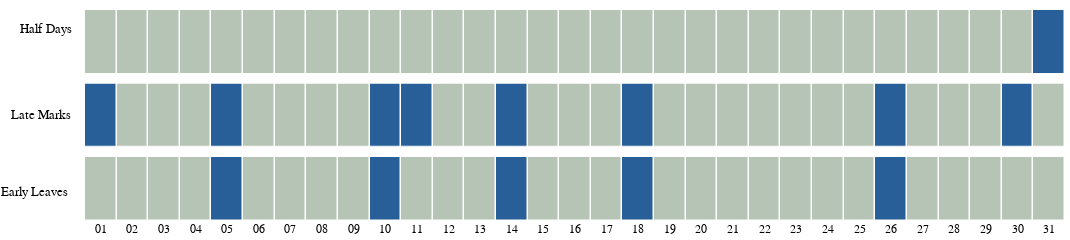

This figure's notebook cell:
### Code cell
import plotly.graph_objects as go
from plotly.subplots import make_subplots

def create_combined_barchart(employee_name, employee_dict):
    if employee_name not in employee_dict:
        print(f"Employee '{employee_name}' not found in the employee_dict.")
        return
    
    employee_data = employee_dict[employee_name]
    days = employee_data['Days']
    Half_Day_Mapping = employee_data['HalfDayMapping']
    earlyLeaveMap = employee_data['earlyLeaveMap']
    lateMark = employee_data['lateMark']
    
    # Format the days to show only the day of the month
    formatted_days = [day.split()[0].zfill(2) for day in days]
    
    # Create subplots with no vertical spacing
    fig = make_subplots(
        rows=3, cols=1,
        shared_xaxes=True,
        vertical_spacing=0.05,
    )
    
    # Add Half Day Mapping heatmap
    fig.add_trace(go.Heatmap(
        z=[Half_Day_Mapping],
        x=formatted_days,
        y=['Half Day Mapping'],
        colorscale=[[0, '#B6C4B6'], [1, '#295F98']],  # Light grey for 0 and blue for 1
        showscale=False,
        xgap=1.5,  # Gap between boxes along x-axis
        ygap=0,  # No gap between boxes along y-axis
        text=[f"Day: {day}, Half Day Mapping: {mark}" for day, mark in zip(formatted_days, Half_Day_Mapping)],
        hoverinfo="text",
        zmin=0, zmax=1  # Ensure the colorscale does not interpolate
    ), row=1, col=1)
    
    # Add Late Mark heatmap
    fig.add_trace(go.Heatmap(
        z=[lateMark],
        x=formatted_days,
        y=['Late Mark'],
        colorscale=[[0, '#B6C4B6'], [1, '#295F98']],  # Light grey for 0 and blue for 1
        showscale=False,
        xgap=1.5,  # Gap between boxes along x-axis
        ygap=0.5,  # No gap between boxes along y-axis
        text=[f"Day: {day}, Late Mark: {mark}" for day, mark in zip(formatted_days, lateMark)],
        hoverinfo="text",
        zmin=0, zmax=1  # Ensure the colorscale does not interpolate
    ), row=2, col=1)
    
    # Add Early Leave Map heatmap
    fig.add_trace(go.Heatmap(
        z=[earlyLeaveMap],
        x=formatted_days,
        y=['Early Leave Map'],
        colorscale=[[0, '#B6C4B6'], [1, '#295F98']],  # Light grey for 0 and blue for 1
        showscale=False,
        xgap=1.5,  # Gap between boxes along x-axis
        ygap=0.5,  # No gap between boxes along y-axis
        text=[f"Day: {day}, Early Leave: {mark}" for day, mark in zip(formatted_days, earlyLeaveMap)],
        hoverinfo="text",
        zmin=0, zmax=1  # Ensure the colorscale does not interpolate
    ), row=3, col=1)
    
    # Update layout for the combined chart
    fig.update_layout(
        xaxis=dict(
            tickmode='array',
            tickvals=formatted_days,
            ticktext=formatted_days,
            gridcolor='black',  # Dark black coloured grids
            zeroline=False,  # Hide x-axis line
            showgrid=False,
            fixedrange=True  # Make x-axis static
        ),
        xaxis2=dict(
            tickmode='array',
            tickvals=formatted_days,
            ticktext=formatted_days,
            gridcolor='black',  # Dark black coloured grids
            zeroline=False,  # Hide x-axis line
            showgrid=False,
            fixedrange=True  # Make x-axis static
        ),
        xaxis3=dict(
            tickmode='array',
            tickvals=formatted_days,
            ticktext=formatted_days,
            gridcolor='black',  # Dark black coloured grids
            zeroline=False,  # Hide x-axis line
            showgrid=False,
            fixedrange=True  # Make x-axis static
        ),
        yaxis=dict(
            gridcolor='black',  # Dark black coloured grids
            zeroline=False,  # Hide y-axis line
            showgrid=False,
            fixedrange=True,  # Make y-axis static
            tickvals=[]  # Hide y-axis labels
        ),
        yaxis2=dict(
            gridcolor='black',  # Dark black coloured grids
            zeroline=False,  # Hide y-axis line
            showgrid=False,
            fixedrange=True,  # Make y-axis static
            tickvals=[]  # Hide y-axis labels
        ),
        yaxis3=dict(
            gridcolor='black',  # Dark black coloured grids
            zeroline=False,  # Hide y-axis line
            showgrid=False,
            fixedrange=True,  # Make y-axis static
            tickvals=[]  # Hide y-axis labels
        ),
        font={'color': "black", 'family': "Arial"},
        paper_bgcolor="rgba(225, 225, 225, 0)",  # Transparent background
        plot_bgcolor="rgba(225, 225, 225, 0)",  # Transparent plot background
        height=130,  # Set the height of the plot
        width=1070,  # Set a width for the plot to maintain aspect ratio
        margin=dict(l=85, r=5, b=10, t=10),  # Set margins (left, right, bottom, top)
        annotations=[
            dict(
                x=-0.068,
                y=0.95,
                xref='paper',
                yref='paper',
                text='Half Days',
                showarrow=False,
                font=dict(size=13),
                textangle=0
            ),
            dict(
                x=-0.078,
                y=0.5,
                xref='paper',
                yref='paper',
                text='Late Marks',
                showarrow=False,
                font=dict(size=13),
                textangle=0
            ),
            dict(
                x=-0.088,
                y=0.09,
                xref='paper',
                yref='paper',
                text='Early Leaves',
                showarrow=False,
                font=dict(size=13),
                textangle=0
            )
        ]
    )
    
    return fig


create_combined_barchart('Kajal Lokhande', employee_dict)

### Figure 1 — Plotly figure (JSON) as saved in the notebook; plotly's stock layout.template omitted (floating-point values rounded to 4 significant figures)
{"data": [{"colorscale": [[0, "#B6C4B6"], [1, "#295F98"]], "hoverinfo": "text", "showscale": false, "text": ["Day: 01, Half Day Mapping: 0", "Day: 02, Half Day Mapping: 0", "Day: 03, Half Day Mapping: 0", "Day: 04, Half Day Mapping: 0", "Day: 05, Half Day Mapping: 0", "Day: 06, Half Day Mapping: 0", "Day: 07, Half Day Mapping: 0", "Day: 08, Half Day Mapping: 0", "Day: 09, Half Day Mapping: 0", "Day: 10, Half Day Mapping: 0", "Day: 11, Half Day Mapping: 0", "Day: 12, Half Day Mapping: 0", "Day: 13, Half Day Mapping: 0", "Day: 14, Half Day Mapping: 0", "Day: 15, Half Day Mapping: 0", "Day: 16, Half Day Mapping: 0", "Day: 17, Half Day Mapping: 0", "Day: 18, Half Day Mapping: 0", "Day: 19, Half Day Mapping: 0", "Day: 20, Half Day Mapping: 0", "Day: 21, Half Day Mapping: 0", "Day: 22, Half Day Mapping: 0", "Day: 23, Half Day Mapping: 0", "Day: 24, Half Day Mapping: 0", "Day: 25, Half Day Mapping: 0", "Day: 26, Half Day Mapping: 0", "Day: 27, Half Day Mapping: 0", "Day: 28, Half Day Mapping: 0", "Day: 29, Half Day Mapping: 0", "Day: 30, Half Day Mapping: 0", "Day: 31, Half Day Mapping: 1"], "type": "heatmap", "x": ["01", "02", "03", "04", "05", "06", "07", "08", "09", "10", "11", "12", "13", "14", "15", "16", "17", "18", "19", "20", "21", "22", "23", "24", "25", "26", "27", "28", "29", "30", "31"], "xaxis": "x", "xgap": 1.5, "y": ["Half Day Mapping"], "yaxis": "y", "ygap": 0, "z": [[0, 0, 0, 0, 0, 0, 0, 0, 0, 0, 0, 0, 0, 0, 0, 0, 0, 0, 0, 0, 0, 0, 0, 0, 0, 0, 0, 0, 0, 0, 1]], "zmax": 1, "zmin": 0}, {"colorscale": [[0, "#B6C4B6"], [1, "#295F98"]], "hoverinfo": "text", "showscale": false, "text": ["Day: 01, Late Mark: 1", "Day: 02, Late Mark: 0", "Day: 03, Late Mark: 0", "Day: 04, Late Mark: 0", "Day: 05, Late Mark: 1", "Day: 06, Late Mark: 0", "Day: 07, Late Mark: 0", "Day: 08, Late Mark: 0", "Day: 09, Late Mark: 0", "Day: 10, Late Mark: 1", "Day: 11, Late Mark: 1", "Day: 12, Late Mark: 0", "Day: 13, Late Mark: 0", "Day: 14, Late Mark: 1", "Day: 15, Late Mark: 0", "Day: 16, Late Mark: 0", "Day: 17, Late Mark: 0", "Day: 18, Late Mark: 1", "Day: 19, Late Mark: 0", "Day: 20, Late Mark: 0", "Day: 21, Late Mark: 0", "Day: 22, Late Mark: 0", "Day: 23, Late Mark: 0", "Day: 24, Late Mark: 0", "Day: 25, Late Mark: 0", "Day: 26, Late Mark: 1", "Day: 27, Late Mark: 0", "Day: 28, Late Mark: 0", "Day: 29, Late Mark: 0", "Day: 30, Late Mark: 1", "Day: 31, Late Mark: 0"], "type": "heatmap", "x": ["01", "02", "03", "04", "05", "06", "07", "08", "09", "10", "11", "12", "13", "14", "15", "16", "17", "18", "19", "20", "21", "22", "23", "24", "25", "26", "27", "28", "29", "30", "31"], "xaxis": "x2", "xgap": 1.5, "y": ["Late Mark"], "yaxis": "y2", "ygap": 0.5, "z": [[1, 0, 0, 0, 1, 0, 0, 0, 0, 1, 1, 0, 0, 1, 0, 0, 0, 1, 0, 0, 0, 0, 0, 0, 0, 1, 0, 0, 0, 1, 0]], "zmax": 1, "zmin": 0}, {"colorscale": [[0, "#B6C4B6"], [1, "#295F98"]], "hoverinfo": "text", "showscale": false, "text": ["Day: 01, Early Leave: 0", "Day: 02, Early Leave: 0", "Day: 03, Early Leave: 0", "Day: 04, Early Leave: 0", "Day: 05, Early Leave: 1", "Day: 06, Early Leave: 0", "Day: 07, Early Leave: 0", "Day: 08, Early Leave: 0", "Day: 09, Early Leave: 0", "Day: 10, Early Leave: 1", "Day: 11, Early Leave: 0", "Day: 12, Early Leave: 0", "Day: 13, Early Leave: 0", "Day: 14, Early Leave: 1", "Day: 15, Early Leave: 0", "Day: 16, Early Leave: 0", "Day: 17, Early Leave: 0", "Day: 18, Early Leave: 1", "Day: 19, Early Leave: 0", "Day: 20, Early Leave: 0", "Day: 21, Early Leave: 0", "Day: 22, Early Leave: 0", "Day: 23, Early Leave: 0", "Day: 24, Early Leave: 0", "Day: 25, Early Leave: 0", "Day: 26, Early Leave: 1", "Day: 27, Early Leave: 0", "Day: 28, Early Leave: 0", "Day: 29, Early Leave: 0", "Day: 30, Early Leave: 0", "Day: 31, Early Leave: 0"], "type": "heatmap", "x": ["01", "02", "03", "04", "05", "06", "07", "08", "09", "10", "11", "12", "13", "14", "15", "16", "17", "18", "19", "20", "21", "22", "23", "24", "25", "26", "27", "28", "29", "30", "31"], "xaxis": "x3", "xgap": 1.5, "y": ["Early Leave Map"], "yaxis": "y3", "ygap": 0.5, "z": [[0, 0, 0, 0, 1, 0, 0, 0, 0, 1, 0, 0, 0, 1, 0, 0, 0, 1, 0, 0, 0, 0, 0, 0, 0, 1, 0, 0, 0, 0, 0]], "zmax": 1, "zmin": 0}], "layout": {"annotations": [{"font": {"size": 13}, "showarrow": false, "text": "Half Days", "textangle": 0, "x": -0.068, "xref": "paper", "y": 0.95, "yref": "paper"}, {"font": {"size": 13}, "showarrow": false, "text": "Late Marks", "textangle": 0, "x": -0.078, "xref": "paper", "y": 0.5, "yref": "paper"}, {"font": {"size": 13}, "showarrow": false, "text": "Early Leaves", "textangle": 0, "x": -0.088, "xref": "paper", "y": 0.09, "yref": "paper"}], "font": {"color": "black", "family": "Arial"}, "height": 130, "margin": {"b": 10, "l": 85, "r": 5, "t": 10}, "paper_bgcolor": "rgba(225, 225, 225, 0)", "plot_bgcolor": "rgba(225, 225, 225, 0)", "width": 1070, "xaxis": {"anchor": "y", "autorange": true, "domain": [0, 1], "fixedrange": true, "gridcolor": "black", "matches": "x3", "range": [-0.5, 30.5], "showgrid": false, "showticklabels": false, "tickmode": "array", "ticktext": ["01", "02", "03", "04", "05", "06", "07", "08", "09", "10", "11", "12", "13", "14", "15", "16", "17", "18", "19", "20", "21", "22", "23", "24", "25", "26", "27", "28", "29", "30", "31"], "tickvals": ["01", "02", "03", "04", "05", "06", "07", "08", "09", "10", "11", "12", "13", "14", "15", "16", "17", "18", "19", "20", "21", "22", "23", "24", "25", "26", "27", "28", "29", "30", "31"], "type": "category", "zeroline": false}, "xaxis2": {"anchor": "y2", "autorange": true, "domain": [0, 1], "fixedrange": true, "gridcolor": "black", "matches": "x3", "range": [-0.5, 30.5], "showgrid": false, "showticklabels": false, "tickmode": "array", "ticktext": ["01", "02", "03", "04", "05", "06", "07", "08", "09", "10", "11", "12", "13", "14", "15", "16", "17", "18", "19", "20", "21", "22", "23", "24", "25", "26", "27", "28", "29", "30", "31"], "tickvals": ["01", "02", "03", "04", "05", "06", "07", "08", "09", "10", "11", "12", "13", "14", "15", "16", "17", "18", "19", "20", "21", "22", "23", "24", "25", "26", "27", "28", "29", "30", "31"], "type": "category", "zeroline": false}, "xaxis3": {"anchor": "y3", "autorange": true, "domain": [0, 1], "fixedrange": true, "gridcolor": "black", "range": [-0.5, 30.5], "showgrid": false, "tickmode": "array", "ticktext": ["01", "02", "03", "04", "05", "06", "07", "08", "09", "10", "11", "12", "13", "14", "15", "16", "17", "18", "19", "20", "21", "22", "23", "24", "25", "26", "27", "28", "29", "30", "31"], "tickvals": ["01", "02", "03", "04", "05", "06", "07", "08", "09", "10", "11", "12", "13", "14", "15", "16", "17", "18", "19", "20", "21", "22", "23", "24", "25", "26", "27", "28", "29", "30", "31"], "type": "category", "zeroline": false}, "yaxis": {"anchor": "x", "autorange": true, "domain": [0.7, 1], "fixedrange": true, "gridcolor": "black", "range": [-0.5, 0.5], "showgrid": false, "tickvals": [], "type": "category", "zeroline": false}, "yaxis2": {"anchor": "x2", "autorange": true, "domain": [0.35, 0.65], "fixedrange": true, "gridcolor": "black", "range": [-0.5, 0.5], "showgrid": false, "tickvals": [], "type": "category", "zeroline": false}, "yaxis3": {"anchor": "x3", "autorange": true, "domain": [0, 0.3], "fixedrange": true, "gridcolor": "black", "range": [-0.5, 0.5], "showgrid": false, "tickvals": [], "type": "category", "zeroline": false}}}
